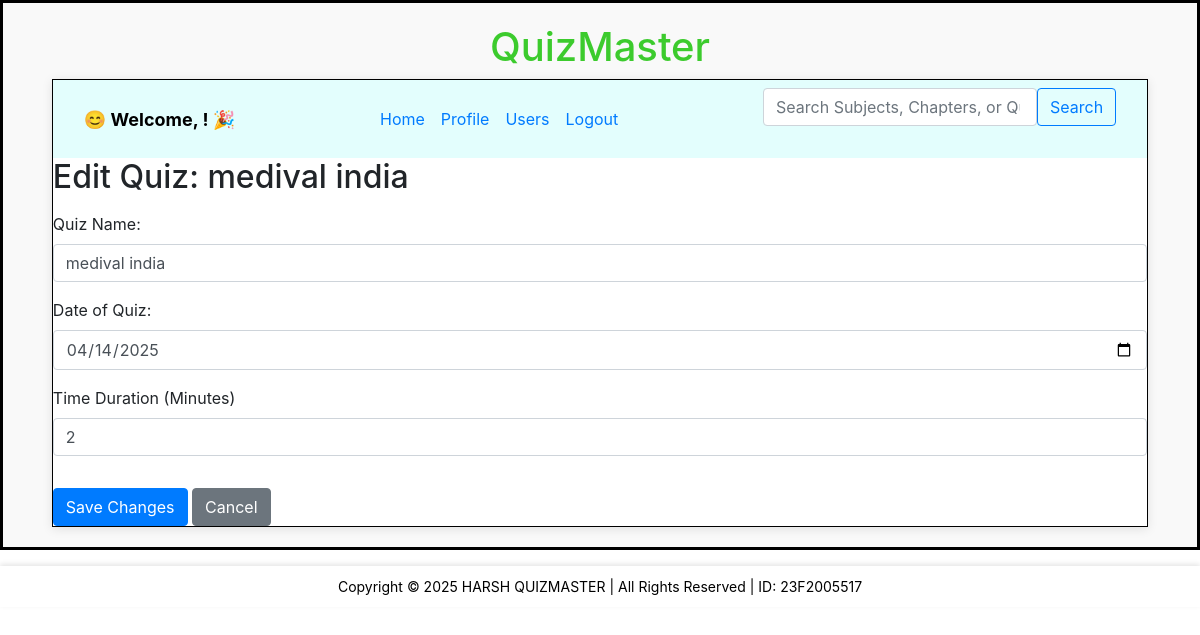
The page /edit_quiz/2 on the database its author committed.
### backend/models.py (models this page shows)
class Quiz(db.Model):
    __tablename__ = "quiz"
    id = db.Column(db.Integer, primary_key=True)
    name = db.Column(db.String, nullable=False)
    date_of_quiz = db.Column(db.Date, nullable=False)
    time_duration = db.Column(db.Integer, nullable=False)
    remarks = db.Column(db.Text, nullable=True, default="No remarks")
    chapter_id = db.Column(db.Integer, db.ForeignKey("chapter.id"), nullable=False)
    scores = db.relationship("Score", cascade="all,delete", backref="quiz", lazy=True)
    questions = db.relationship("Question", cascade="all,delete", backref="quiz", lazy=True)

### backend/controllers.py (the view)
@app.route("/edit_quiz/<id>", methods=["GET", "POST"])
def edit_quiz(id):
    quiz = Quiz.query.filter_by(id=id).first()
    if request.method == "POST":
        quiz.name = request.form.get("name")
        quiz.date_of_quiz = datetime.strptime(request.form.get("date_of_quiz"), "%Y-%m-%d")
        quiz.time_duration = int(request.form.get("time_duration"))
        db.session.commit()
        return redirect(url_for("quiz_dashboard", chapter_id=quiz.chapter_id))
    return render_template("edit_quiz.html", quiz=quiz)

### templates/edit_quiz.html
{% extends "admin_layout.html" %}
{% block content %}
<h2>Edit Quiz: {{ quiz.name }}</h2>
<form action="/edit_quiz/{{ quiz.id }}" method="POST">
    <div class="form-group mt-3">
        <label for="name">Quiz Name:</label>
        <input type="text" id="name" name="name" value="{{ quiz.name }}" class="form-control" required />
    </div>
    <div class="form-group mt-3">
        <label for="date_of_quiz">Date of Quiz:</label>
        <input type="date" id="date_of_quiz" name="date_of_quiz"
               value="{{ quiz.date_of_quiz.strftime('%Y-%m-%d') }}" class="form-control" required />
    </div>
    <div class="form-group mt-3">
        <label for="time_duration">Time Duration (Minutes)</label>
        <input type="number" name="time_duration" id="time_duration" class="form-control"
               value="{{ quiz.time_duration }}" required placeholder="Enter duration in minutes">
    </div>
    <button type="submit" class="btn btn-primary mt-3">Save Changes</button>
    <a href="{{ url_for('quiz_dashboard', chapter_id=quiz.chapter_id) }}" class="btn btn-secondary mt-3">Cancel</a>
</form>
{% endblock %}

### static/styles/main.css (style rules this page uses)
* { margin: 0px; }

### rows shown on the page
Quiz: name "medival india", date_of_quiz "04/14/2025", time_duration "2"
